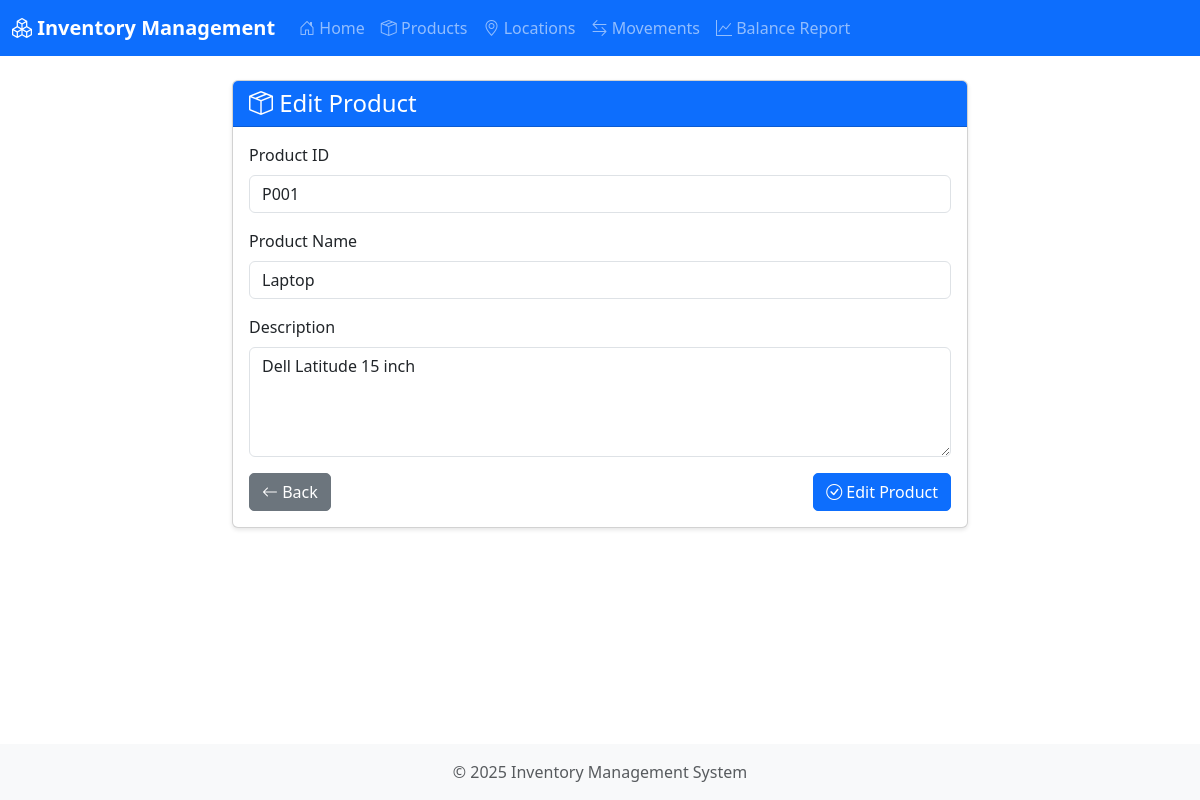
Screenshot of /products/edit/P001 with the database file from the repository.
### models.py (models this page shows, shortened)
class Product(db.Model):
    __tablename__ = 'product'
    product_id = db.Column(db.String(50), primary_key=True)
    product_name = db.Column(db.String(100), nullable=False)
    description = db.Column(db.Text)
    movements = db.relationship('ProductMovement', backref='product', lazy=True, cascade='all, delete-orphan')

### app.py (the view)
@app.route('/products/edit/<product_id>', methods=['GET', 'POST'])
def edit_product(product_id):
    product = Product.query.get_or_404(product_id)
    form = ProductForm(obj=product)
    if form.validate_on_submit():
        product.product_name = form.product_name.data
        product.description = form.description.data
        db.session.commit()
        flash(f'Product "{product.product_name}" updated successfully!', 'success')
        return redirect(url_for('products'))
    form.product_id.render_kw = {'readonly': True}
    return render_template('product_form.html', form=form, action='Edit', product=product)

### forms.py
class ProductForm(FlaskForm):
    product_id = StringField('Product ID', validators=[DataRequired(), Length(min=1, max=50)])
    product_name = StringField('Product Name', validators=[DataRequired(), Length(min=1, max=100)])
    description = TextAreaField('Description')

### app.py (called while the page is built)
@app.context_processor
def inject_csrf_token():
    return dict(csrf_token=generate_csrf)

### templates/product_form.html (shortened to what this page needs)
{% extends "base.html" %}
{% block content %}
<div class="row">
    <div class="col-md-8 offset-md-2">
        <div class="card">
            <div class="card-header bg-primary text-white">
                <h4 class="mb-0"><i class="bi bi-box-seam"></i> {{ action }} Product</h4>
            </div>
            <div class="card-body">
                <form method="POST">
                    <div class="mb-3">
                        {{ form.product_id.label(class="form-label") }}
                        {{ form.product_id(class="form-control" + (" is-invalid" if form.product_id.errors else "")) }}
                    </div>
                    <div class="mb-3">
                        {{ form.product_name.label(class="form-label") }}
                        {{ form.product_name(class="form-control" + (" is-invalid" if form.product_name.errors else "")) }}
                    </div>
                    <div class="mb-3">
                        {{ form.description.label(class="form-label") }}
                        {{ form.description(class="form-control", rows=4) }}
                    </div>
                    <div class="d-flex justify-content-between">
                        <a href="{{ url_for('products') }}" class="btn btn-secondary">
                            <i class="bi bi-arrow-left"></i> Back
                        </a>
                        <button type="submit" class="btn btn-primary">
                            <i class="bi bi-check-circle"></i> {{ action }} Product
                        </button>
                    </div>
                </form>
            </div>
        </div>
    </div>
</div>
{% endblock %}

### static/css/style.css (style rules this page uses)
body { min-height: 100vh; display: flex; flex-direction: column; }
.card { box-shadow: 0 2px 4px rgba(0,0,0,0.1); margin-bottom: 20px; }
.btn { border-radius: 5px; }

### rows the page displays
Product: product_id "P001", product_name "Laptop", description "Dell Latitude 15 inch"

### other values shown
{{ action }} "Edit"
